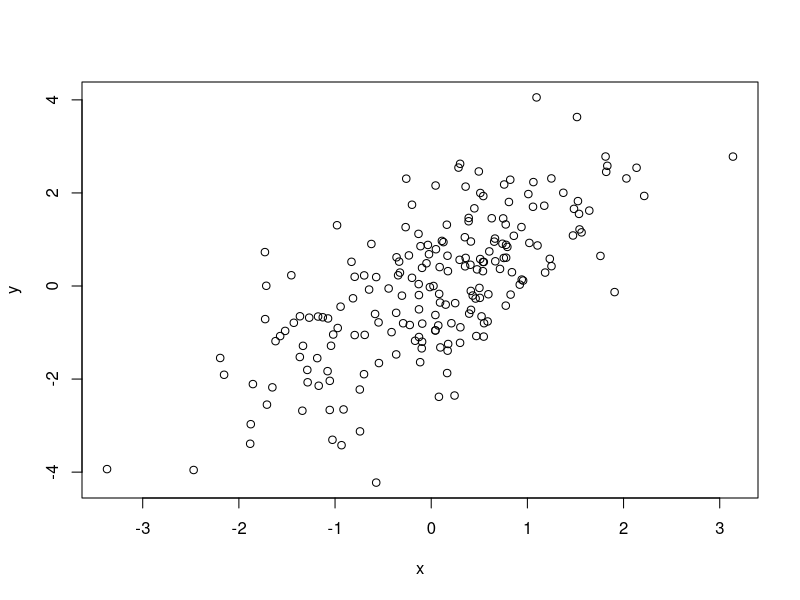
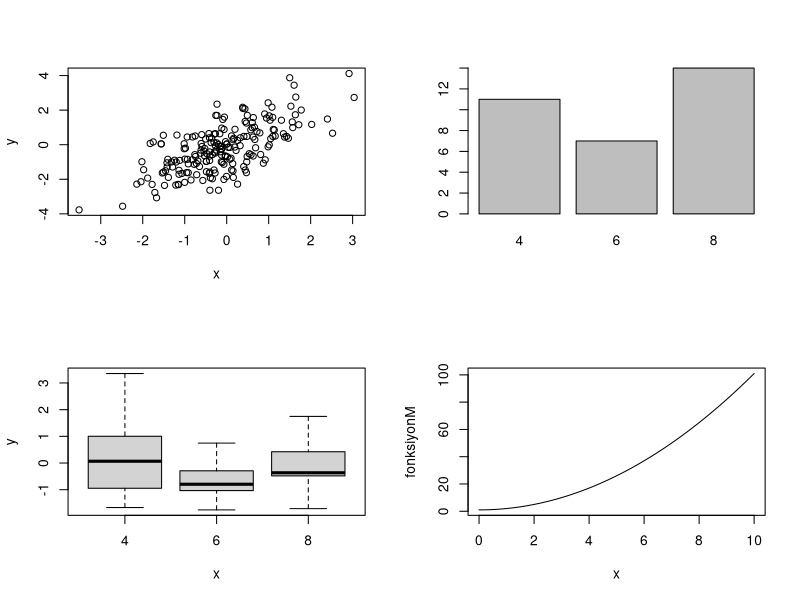
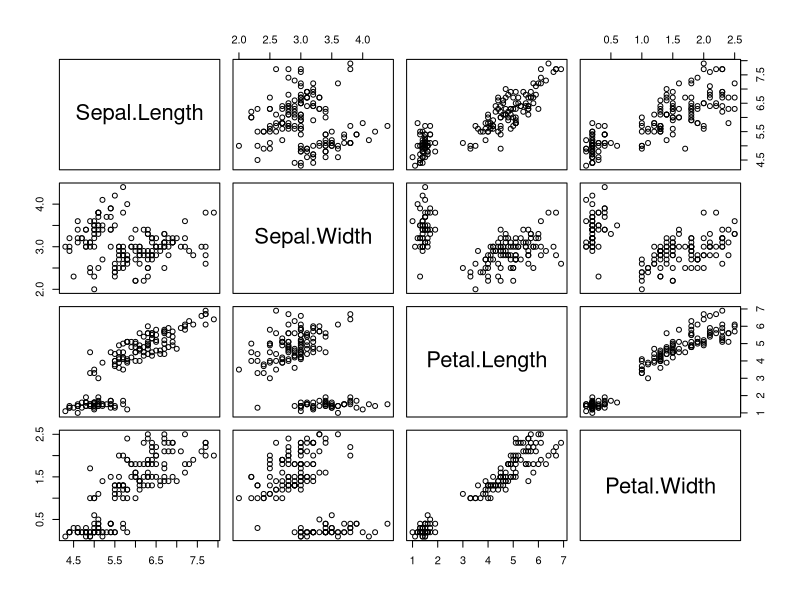
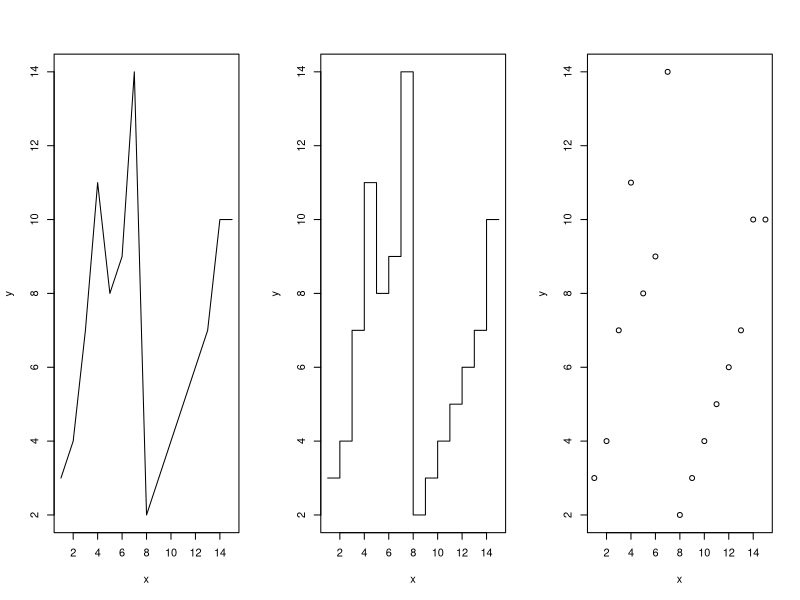
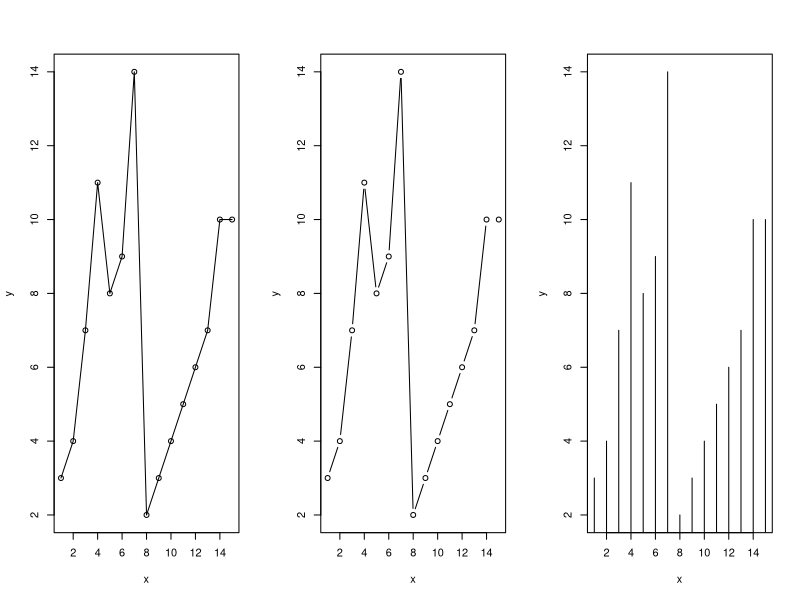
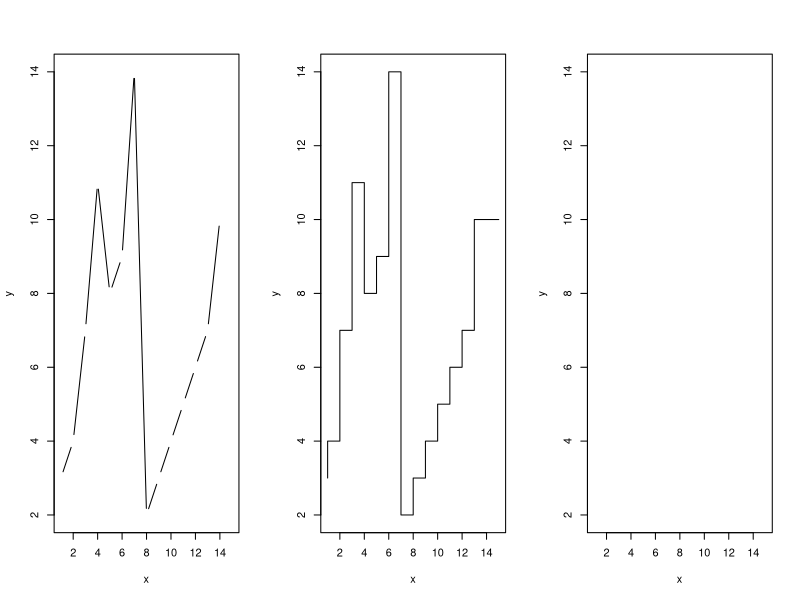
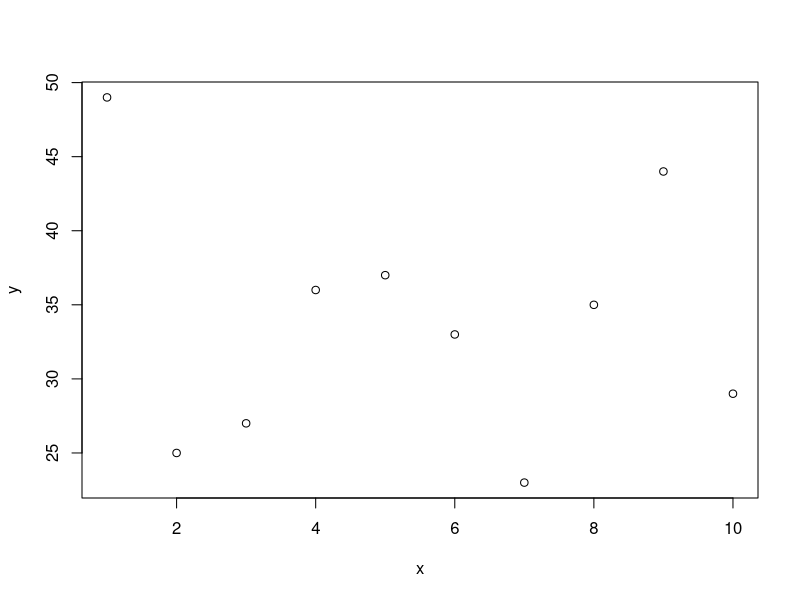
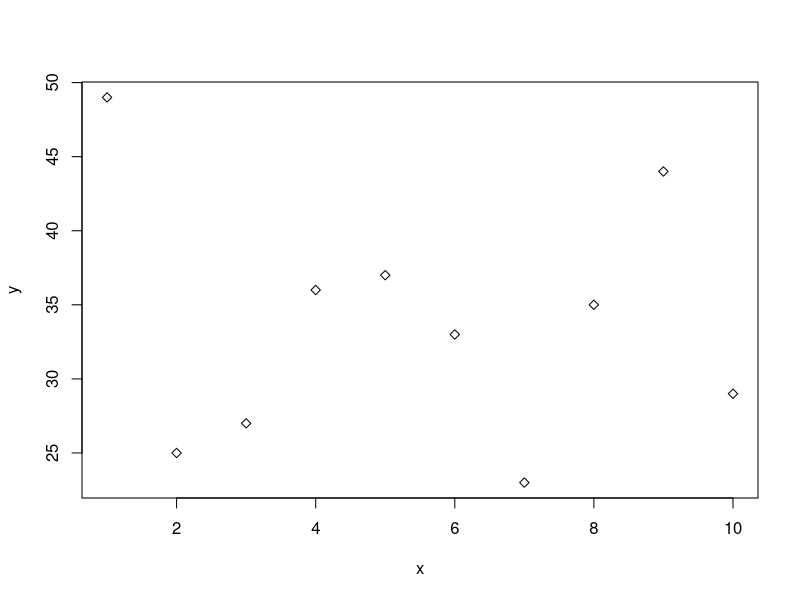

These figures' R source, in order:
# 8 - BASIT VERI GORSELLESTIRME

# x ve y vektorlerini olusturma (200 gozlem)
x <- rnorm(200) # rnorm() da ilk defa gordugumuz bir fonksiyon. Bu fonksiyon normal dagilimdan rastgele 200 deger cekiyor.
y <- x + rnorm(200)

# basit bir gorsellestirme
plot(x, y)

# ornek uygulama yapabilmek adina veri setlerinin ve bir fonksiyonun uretilmesi
x <- rnorm(200)
y <- x + rnorm(200)
faktor <- factor(mtcars$cyl)
fonksiyonM <- function(x) x^2 + 1

# grafiklerin birlikte gosterilmesi icin (2 satir, 2 sutun olacak sekilde)
par(mfrow = c(2, 2))

# sacilim grafigi
plot(x, y)

# sutun grafigi
plot(faktor)

# kutu grafigi
plot(faktor, rnorm(32))

# verilen bir fonksiyonun grafigi
plot(fonksiyonM, 0, 10)

# korelasyon tablosunun gorsellestirilmesi
plot(iris[, 1:4])

# grafiklerin yine eskisi gibi tek basina gosterilmesi icin ayarin duzeltilmesi
par(mfrow = c(1, 1))

# plot() fonksiyonu ile olusturulacak grafigin turu type argumani ile belirlenebilir.

# ornek uygulama icin veri setlerinin uretilmesi
x <- 1:15
y <- c(3, 4, 7, 11, 8, 9, 14, 2, 3, 4, 5, 6, 7, 10, 10)

# grafiklerin birlikte gosterilmesi icin (1 satir, 3 sutun)
par(mfrow = c(1, 3)) # bu kod calistirilmak zorunda degil. Sadece farkli turdeki grafiklerin type argumani ile nasil olusturuldugunu es zamanli ekranda gormek icin kullaniyoruz.

plot(x, y, type = "l")
plot(x, y, type = "s")
plot(x, y, type = "p")

par(mfrow = c(1, 1)) # ekranda surekli 3 grafik olusturulmamasi icin eski haline bu kod yardimi ile donuyoruz.

par(mfrow = c(1, 3))

plot(x, y, type = "o")
plot(x, y, type = "b")
plot(x, y, type = "h")

par(mfrow = c(1, 1)) # ekranda surekli 3 grafik olusturulmamasi icin eski haline bu kod yardimi ile donuyoruz.

par(mfrow = c(1, 3))

plot(x, y, type = "c")
plot(x, y, type = "S")
plot(x, y, type = "n")

par(mfrow = c(1, 1)) # ekranda surekli 3 grafik olusturulmamasi icin eski haline bu kod yardimi ile donuyoruz.

# Noktalarin Sekli: pch Argumani
# plot() fonksiyonunun icin pch argumani girilerek noktalarin sekli degistirilebilir.

x <- 1:10
y <- sample(x = 10:50, size = 10)

plot(x, y)
plot(x, y, pch = 23)
plot(x, y, pch = 24)

# col: renk, cex: buyukluk, bg: dis renk, lwd: kalinlik

x <- 1:10
y <- sample(x = 10:50, size = 10)

# Grafigin Basligi ve Alt Basligi

plot(x, y, pch = 24, col = "red", cex = 2.5, bg = "blue", lwd = 3)

plot(x, y, pch = 24, main = "Ana Baslik", adj = 0.75)
plot(x, y, pch = 24, main = "Ana Baslik", sub = "Alt Baslik ya da Aciklama")

plot(
  x, y, pch = 24,
  main = expression(alpha[1]^2 + frac(beta, 2) - pi * delta - epsilon + gamma^zeta - frac(eta, mu))
)

# Eksenler
x <- 1:10
y <- sample(x = 10:50, size = 10)

plot(x, y, xlab = "Yatay", ylab = "Dikey")
plot(x, y, xlab = "", ylab = "")
plot(x, y, xlab = "Yatay", ylab = "Dikey", ann = FALSE)

x <- 1:10
y <- sample(x = 10:50, size = 10)

par(mfrow = c(1, 3))
plot(x, y, xaxt = "n")
plot(x, y, yaxt = "n")
plot(x, y, xaxt = "n", yaxt = "n")
par(mfrow = c(1, 1)) # ekranda surekli 3 grafik olusturulmamasi icin eski haline bu kod yardimi ile donuyoruz.

x <- 1:10
y <- sample(x = 10:50, size = 10)

par(mfrow = c(2, 2))
plot(x, y, las = 0)
plot(x, y, las = 1)
plot(x, y, las = 2)
plot(x, y, las = 3)
par(mfrow = c(1, 1)) # ekranda surekli 3 grafik olusturulmamasi icin eski haline bu kod yardimi ile donuyoruz.

x <- 1:10
y <- sample(x = 10:50, size = 10)

plot(x, y, xlim = c(10, 60), ylim = c(0, 10))

# Yazi Tipi Ayarlari
x <- 1:10
y <- sample(x = 10:50, size = 10)

plot(
  x, y,
  main = "Ana Baslik",
  sub = "Alt Baslik ya da Aciklama",
  cex.main = 3,
  cex.sub = 1.2,
  cex.lab = 2,
  cex.axis = .75
)

x <- 1:10
y <- sample(x = 10:50, size = 10)

par(mfrow = c(1, 3))
plot(x, y, font = 2, main = "Kalin")
plot(x, y, font = 3, main = "Egik")
plot(x, y, font = 4, main = "Hem Kalin Hem Egik")
par(mfrow = c(1, 1)) # ekranda surekli 3 grafik olusturulmamasi icin eski haline bu kod yardimi ile donuyoruz.

x <- 1:10
y <- sample(x = 10:50, size = 10)

plot(
  x, y,
  main = "Baslik",
  sub = "Alt Baslik",
  font.main = 1,
  font.sub = 2,
  font.axis = 3,
  font.lab = 4
)

x <- 1:10
y <- sample(x = 10:50, size = 10)

plot(x, y)
text(2, 15, "Metin")
text(5, 35, "Diger Metin")

x <- 1:10
y <- sample(x = 10:50, size = 10)

plot(x, y)
text(2, 15, "Metin", family = "serif")
text(5, 40, "Diger Metin", family = "mono")

# Renklendirme
# Grafik uzerindeki noktalarin/cizgilerin renkleri plot() fonksiyonunun icine girilecek col argumani ile duzenlenebilir.

id <- 1:24
cinsiyet <- rep(c("Kiz", "Erkek"), 12)
puan <- sample(x = 50:100, size = 24)

data_sinif <- data.frame(id, cinsiyet, puan)

plot(id, data_sinif$puan, col = "orange")

# Farkli gruplara gore grafik uzerindeki renkler gruplandirilabilir.

plot(id, data_sinif$puan, col = factor(cinsiyet, levels = c("Kiz", "Erkek")))

# Ozel bir ayarlama yapilmadigi surece R, gruplara gore renklendirmeyi kendi ayarlarina gore yapar.
# Kullanici isterse sectigi renklerle grafigi cizdirebilir.

renkler1 <- c("darkgreen", "purple")
plot(
  id,
  data_sinif$puan,
  col = renkler1[factor(cinsiyet, levels = c("Kiz", "Erkek"))]
)

# R'da renkler icin HEX kodlari da kullanilabilir.
## TUSAS logo renkleri: Pantone 485 C (RGB: 211/20/14) ve Pantone Reflex Blue (RGB: 30/54/133)
renkler2 <- c("#dd150e", "#1e3685")
plot(
  id,
  data_sinif$puan,
  col = renkler2[factor(cinsiyet, levels = c("Kiz", "Erkek"))]
)

# Cizgi Ekleme
# plot() ile cizdirilen bir grafigin uzerine lines() fonksiyonu ile cizgi eklenebilir.

x <- 1:10
y <- sample(x = 10:50, size = 10)

plot(x, y)
lines(1:10, 30:39)

# lwd: cizgi kalinligi, col: cizgi rengi

x <- 1:10
y <- sample(x = 10:50, size = 10)

plot(x, y)
lines(1:10, 30:39, lwd = 4, col = "red")

# lty argumani ile cizginin sekli degistirilebilir (0–6).

x <- 1:10
y <- sample(x = 10:50, size = 10)

plot(x, y)
lines(1:10, 30:39, lwd = 4, col = "red", lty = 3)

# Metin Ekleme
# text() fonksiyonu ile grafige metin eklenebilir.

x <- 1:10
y <- sample(x = 10:50, size = 10)

plot(x, y)
text(1, 20, "Metin")

# text() icindeki iki sayi koordinatlari ifade eder.
# Veri noktalarina etiket eklemek de mumkundur.

x <- 1:10
y <- sample(x = 10:50, size = 10)

plot(x, y)
text(x, y, pos = 4) # pos argumani burada metnin pozisyonunu belirliyor. Diger sayilari girmeyi deneyebilirsiniz. Ornegin pos = 3.

# Lejant
# legend() fonksiyonu ile grafik alanina lejant eklenebilir.
## ekstra: TUSAS tek renk kullaniminda su iki rengi de tercih edebiliyor: 
## Pantone Black (RGB: 45/41/38) ve Pantone Cool Gray 11 (RGB: 112/111/111)
x <- 1:10
y <- sample(x = 10:50, size = 10)

plot(x, y)
lines(1:10, 30:39, lwd = 4, col = "#2d2926")
lines(1:10, 40:49, lwd = 4, col = "#706f6f")
legend(
  "bottomright",
  legend = c("aciklama 1", "aciklama 2"),
  lwd = 3,
  col = c("#2d2926", "#706f6f")
)

# Grafik Alaninin Cevresi
# bty argumani ile grafik alaninin cevresi duzenlenebilir.

x <- 1:10
y <- sample(x = 10:50, size = 10)

par(mfrow = c(2, 3))

plot(x, y, bty = "o", main = "bty = 'o'")
plot(x, y, bty = "l", main = "bty = 'l'")
plot(x, y, bty = "7", main = "bty = '7'")
plot(x, y, bty = "c", main = "bty = 'c'")
plot(x, y, bty = "u", main = "bty = 'u'")
plot(x, y, bty = "]", main = "bty = ']'")

par(mfrow = c(1, 1)) # ekranda surekli 6 grafik olusturulmamasi icin eski haline bu kod yardimi ile donuyoruz.

# bty = "n" kullanildiginda grafik alanini cevreleyen kutu gosterilmez, sadece x ve y eksenleri kalir.
